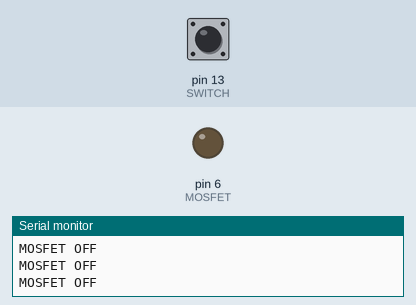
This sketch was run on a simulated Arduino Nano, built with avr-gcc and run on an emulated ATmega328P. Parts: output pins drawn as LEDs (lit = HIGH), the last lines printed to the serial monitor. Dashed ring = blinking. Inputs (shaded band) come from the test bench; at power-on: pin 13 (SWITCH) LOW. The local clock reads 2024-03-15 10:24:30 at power-on unless the sketch sets it.

Above: at 1.2 s.
1.3 s: pin 13 (SWITCH) pulled HIGH for 0.15 s
At 1.38 s:
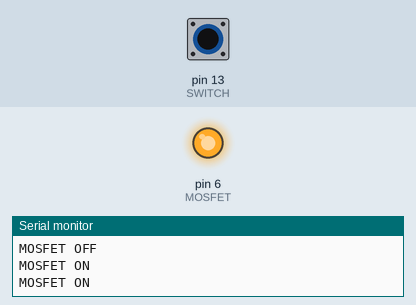
5.4 s: pin 13 (SWITCH) pulled HIGH for 1 s
At 7.7 s:
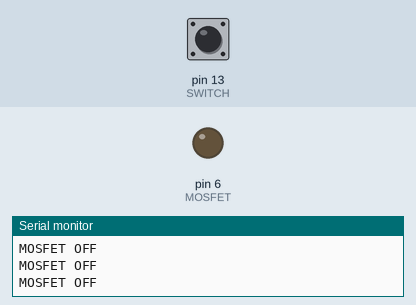
9.4 s: pin 13 (SWITCH) pulled HIGH for 3.2 s
At 10.3 s:
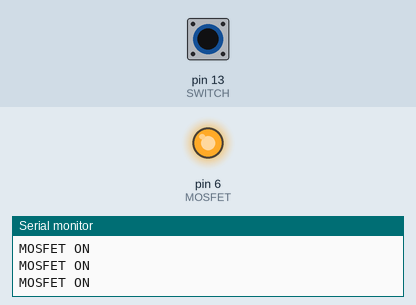
16.6 s: pin 13 (SWITCH) pulsed HIGH 5 times (0.12 s each, 0.3 s apart)
At 16.67 s:
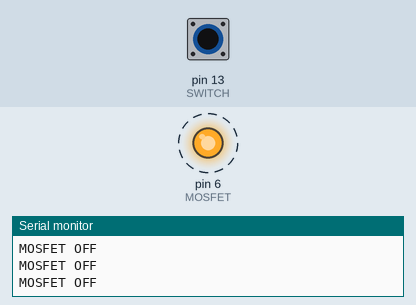
Timing chart, 0 to 19.6 s (numbered marks = the images above; inputs shaded):
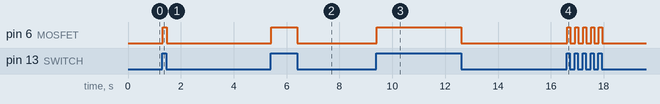

Measured:
- after the input at 1.3 s, pin 6 (MOSFET): LOW → HIGH at once, → LOW 0.15 s later
- after the input at 5.4 s, pin 6 (MOSFET): LOW → HIGH at once, → LOW 1.0 s later
- after the input at 9.4 s, pin 6 (MOSFET): LOW → HIGH at once, → LOW 3.2 s later
- after the input at 16.6 s, pin 6 (MOSFET): alternates HIGH for 0.12 s and LOW for 0.19 s, 10 changes in all, then stays LOW, starting at once

The sketch:

RTCTest.ino
```cpp
/*
   Feb 7, 2018
   Program to for Arduino Nano controller
   Samples the time from RTC DS3231 and starts/stops
   the operation of Raspberry pi
*/

#include <Wire.h>
#include "RTClib.h"
#include <SoftwareSerial.h>

// GPIO
#define SWITCH  13
#define TX       4
#define RX       8
#define MOSFET   6

/* RTC object */
RTC_DS3231 rtc;
SoftwareSerial port(RX, TX); // RX and TX

/* Time interval */
int start_hour  = 8,  start_min = 30;
int end_hour    = 20, end_min   = 0;

/* Programs Starts */
void setup ()
{
  Serial.begin(9600);       // DEBUG
  Serial.println("START");  // DEBUG

  // Start Serial COM with PI
  port.begin(9600);

  /* RTC Code */
  Wire.begin();
  if (! rtc.begin())
  {
    Serial.println("Couldn't find RTC");
    while (1);
  }

  /* // UNCOMMENT TO SET TIME
    if (rtc.lostPower())
    {
    Serial.println("RTC lost power, lets set the time!");
    // following line sets the RTC to the date & time this sketch was compiled
    rtc.adjust(DateTime(F(__DATE__), F(__TIME__)));
    // This line sets the RTC with an explicit date & time, for example to set
    // January 21, 2014 at 3am you would call:
    // rtc.adjust(DateTime(2014, 1, 21, 3, 0, 0));
    }
  */

  pinMode(SWITCH, INPUT);
  pinMode(MOSFET, OUTPUT);

  // MOSFET is off - PI is off
  digitalWrite(MOSFET, LOW);
}

/* Program Loop */
void loop ()
{
  /* Getting Parameters */
  int start_time = get_start_time();
  int end_time = get_end_time();
  int current_time = get_current_time();
  int switch_pin = digitalRead(SWITCH);
  String message;
  bool sent;

  /* Reporting time back to PI */
  if (port.available())
  {
    message = port.readString();
    Serial.println("GOT: " + message); // DEBUG
    if (message == "TIME")
    {
      // Sending the time
      port.println(get_time_string());
      Serial.println(get_time_string());
    }
  }

  /* Keeping track of shutdown cycle */
  if (current_time > start_time && current_time < end_time)
  {
    if (switch_pin)
    {
      Serial.println("MOSFET ON"); // DEBUG
      digitalWrite(MOSFET, HIGH);
    }
    else
    {
      Serial.println("MOSFET OFF"); // DEBUG
      digitalWrite(MOSFET, LOW);
    }
    sent = false;
  }
  else if (current_time > end_time && sent == false)
  {
    /* Sending sleep command */
    port.println("SLEEP");
    Serial.println("Entering sleep mode"); // DEBUG
    delay(60000);
    digitalWrite(MOSFET, LOW);
    sent = true;
  }
}

/* Returns current time */
int get_current_time ()
{
  DateTime now = rtc.now();
  int time_minutes = (now.hour() * 60) + now.minute();
  return time_minutes;
}

/* Returns start recording time */
int get_start_time ()
{
  int time_minutes;
  time_minutes = (start_hour * 60) + start_min;
  return time_minutes;
}

/* Returns end recording time */
int get_end_time ()
{
  int time_minutes;
  time_minutes = (end_hour * 60) + end_min;
  return time_minutes;
}

/* Return full date-time string */
String get_time_string ()
{
  DateTime now = rtc.now();
  String date_time =  String(now.year()) + "-";
  date_time +=        String(now.month()) + "-";
  date_time +=        String(now.day()) + "-";
  date_time +=        String(now.hour()) + "-";
  date_time +=        String(now.minute());
  return date_time;
}
```
